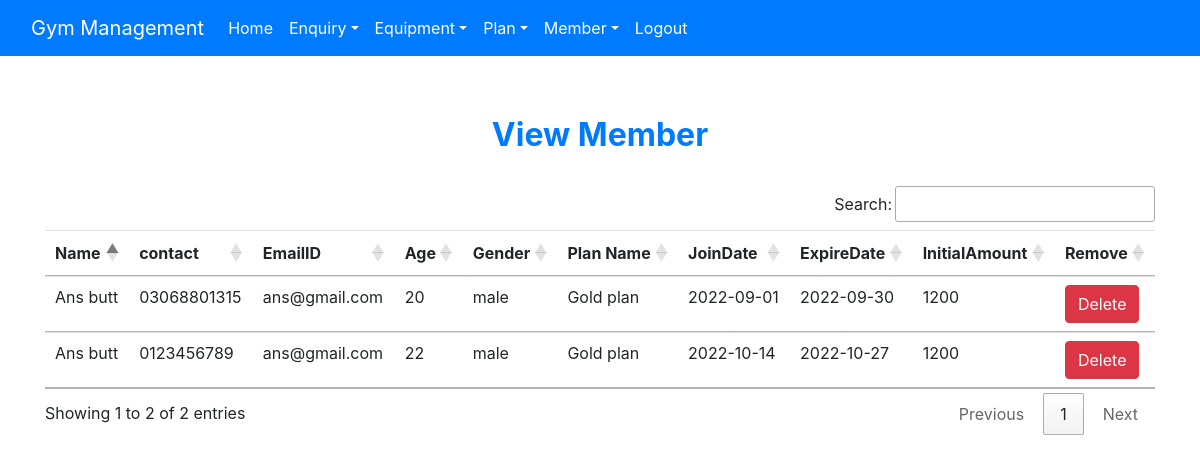
Page /view_member (signed in) on the committed database.
### gym/models.py (models this page shows, shortened)
class Member(models.Model):
    name = models.CharField(max_length=60)
    contact = models.CharField(max_length=11)
    emailid = models.CharField(max_length=60)
    age = models.CharField(max_length=10)
    gender = models.CharField(max_length=10)
    plan = models.CharField(max_length=50)
    joindate = models.CharField(max_length=40)
    expiredate= models.CharField(max_length=40)
    initialamount = models.CharField(max_length=10)

### gym/views.py (the view)
# urls.py: path('view_member', View_Member, name='view_member'),
def View_Member(request):
    if not request.user.is_staff:
        return redirect('login')
    member = Member.objects.all()
    d = {'member': member}
    return render(request, 'view_member.html', d)

### gym/templates/view_member.html
{% extends 'navigationbar.html' %}
{% block body %}
<div class="container" style="margin-top:60px">
<h2 class="text-center text-primary font-weight-bold">View Member</h2>
    <br>
    <table id="example" class="table table-hover">
        <thead>
        <tr>
            <th>Name</th>
            <th>contact</th>
            <th>EmailID</th>
            <th>Age</th>
            <th>Gender</th>
             <th>Plan Name</th>
            <th>JoinDate</th>
            <th>ExpireDate</th>
            <th>InitialAmount</th>
            <th>Remove</th>
        </tr>
        </thead>
        <tbody>
        {% for i in member %}
        <tr>
            <td>{{i.name}}</td>
            <td>{{i.contact}}</td>
            <td>{{i.emailid}}</td>
            <td>{{i.age}}</td>
            <td>{{i.gender}}</td>
            <td>{{i.plan}}</td>
            <td>{{i.joindate}}</td>
            <td>{{i.expiredate}}</td>
            <td>{{i.initialamount}}</td>
            <td><a class="btn btn-danger" href="{% url 'delete_member' i.id %}" onclick="return confirm('Are you sure?')">Delete</a></td>
        </tr>
        {% endfor %}
        </tbody>
    </table>
</div>
{% endblock %}

### rows in the picture
Member: name "Ans butt", contact "03068801315", emailid "ans@gmail.com", age "20", gender "male", plan "Gold plan", joindate "2022-09-01", expiredate "2022-09-30", initialamount "1200"
Member: name "Ans butt", contact "0123456789", emailid "ans@gmail.com", age "22", gender "male", plan "Gold plan", joindate "2022-10-14", expiredate "2022-10-27", initialamount "1200"
